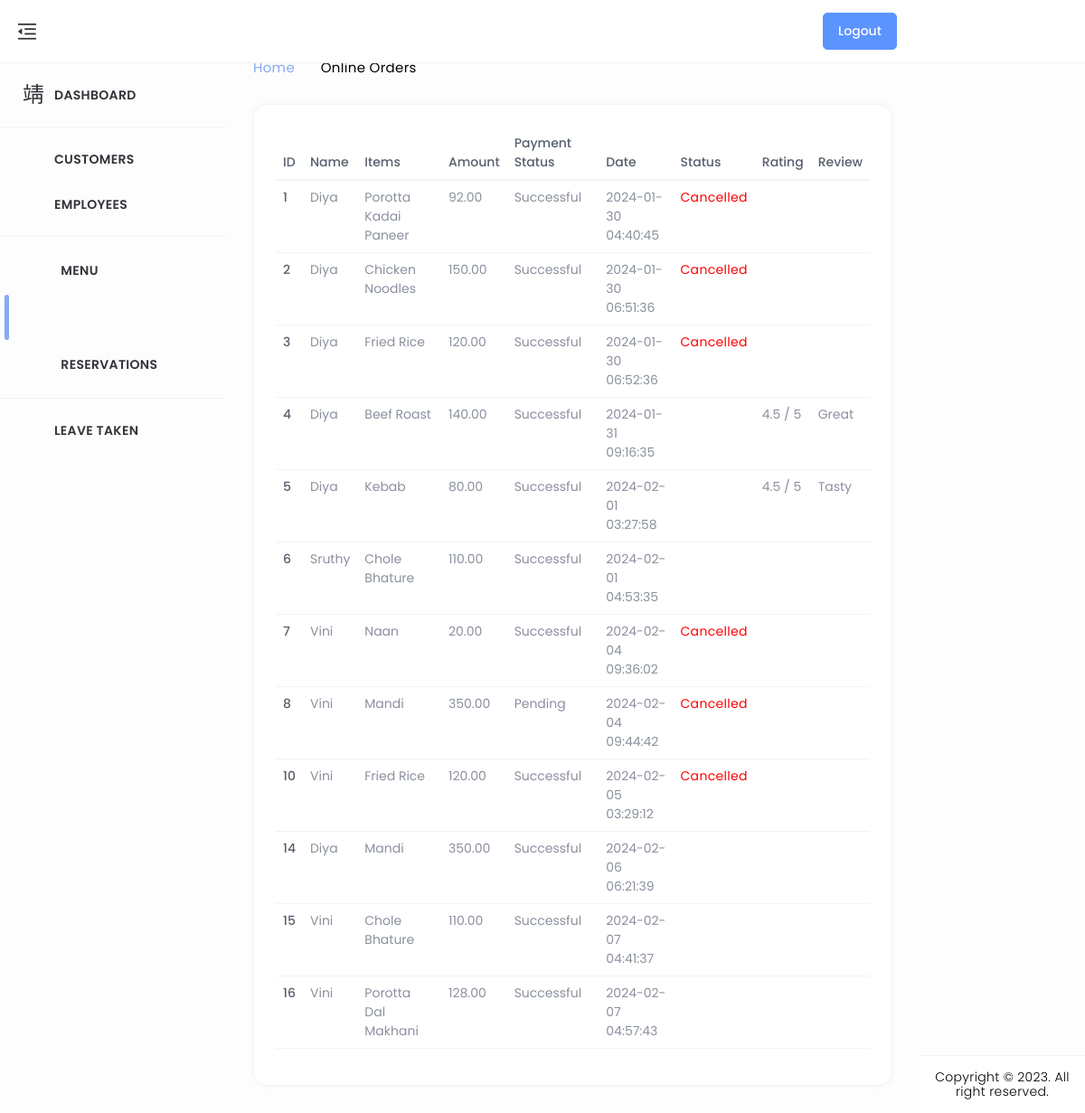
The app's page /order_list/ with its own data.
### home/models.py (models this page shows, shortened)
class BillingInformation(models.Model):
    user = models.ForeignKey(CustomUser, on_delete=models.CASCADE)
    address = models.TextField()
    town = models.CharField(max_length=50)
    zip_code = models.CharField(max_length=10)
    payment_status = models.BooleanField(default=True)
    amount = models.DecimalField(max_digits=8, decimal_places=2)
    menu = models.ManyToManyField(menus, blank=True)
    status = models.IntegerField(default=1)

class CustomUser(AbstractUser):
    CUSTOMER = 1
    EMPLOYEE = 2
    ROLE_CHOICE = (
        (CUSTOMER, 'CUSTOMER'),
        (EMPLOYEE, 'EMPLOYEE'),
    )
    username=None
    first_name = None
    last_name = None
    USERNAME_FIELD = 'email'
    name = models.CharField(max_length=50)
    email = models.EmailField(max_length=100, unique=True)
    phone = models.CharField(max_length=12, blank=True)
    password = models.CharField(max_length=128)
    role = models.IntegerField(choices=ROLE_CHOICE, blank=True, null=True,default='1')
    is_admin = models.BooleanField(default=False)
    is_staff = models.BooleanField(default=False)
    is_active = models.BooleanField(default=True)
    is_superadmin = models.BooleanField(default=False)
    REQUIRED_FIELDS = ['name', 'phone']
    objects = UserManager()

class menus(models.Model):
    CATEGORY_CHOICES = (
        ('Kerala', 'Kerala'),
        ('Chineese', 'Chineese'),
        ('North Indian', 'North Indian'),
        ('Arabian', 'Arabian'),
        ('Beverages', 'Beverages'),
    )
    SUBMENU_CHOICES = (
        ('Breads', 'Breads'),
        ('Curries', 'Curries'),
        ('Rice Dishes','Rice Dishes'),
        ('Appetizers','Appetizers'),
        ('Main Course','Main Course'),
        ('Breads & Accompaniments', 'Breads & Accompaniments'),
        ('Rolls & Grills','Rolls & Grills'),
        ('Hot Beverage','Hot Beverage'),
        ('Cold Beverage','Cold Beverage'),
    )
    SUB_SUBMENU_CHOICES = (
        ('Vegetarian', 'Vegetarian'),
        ('Non-Vegetarian', 'Non-Vegetarian'),
        ('Water-based','Water-based'),
        ('Milk-based','Milk-based')
    )
    name = models.CharField(max_length=100)
    category = models.CharField(max_length=50, choices=CATEGORY_CHOICES, default='')
    submenu = models.CharField(max_length=50, choices=SUBMENU_CHOICES, default='', blank=True)
    sub_submenu = models.CharField(max_length=50, choices=SUB_SUBMENU_CHOICES, default='', blank=True)
    desc = models.CharField(max_length=300)
    price = models.FloatField()
    img = models.ImageField(upload_to='menus/', blank=True, null=True)
    active = models.BooleanField(default=True)

class Payment(models.Model):
    class PaymentStatusChoices(models.TextChoices):
        PENDING = 'pending', 'Pending'
        SUCCESSFUL = 'successful', 'Successful'
        FAILED = 'failed', 'Failed'
    user = models.ForeignKey(CustomUser, on_delete=models.CASCADE)  # Link the payment to a user
    razorpay_order_id = models.CharField(max_length=255)  # Razorpay order ID
    payment_id = models.CharField(max_length=255)  # Razorpay payment ID
    amount = models.DecimalField(max_digits=8, decimal_places=2)  # Amount paid
    currency = models.CharField(max_length=3)  # Currency code (e.g., "INR")
    timestamp = models.DateTimeField(auto_now_add=True)  # Timestamp of the payment
    payment_status = models.CharField(max_length=20, choices=PaymentStatusChoices.choices, default=PaymentStatusChoices.PENDING)
    billing_info = models.ForeignKey(BillingInformation, on_delete=models.CASCADE, null=True, blank=True)
    table_booking = models.ForeignKey(TableBooking, on_delete=models.CASCADE, related_name='payments', null=True, blank=True)
    class Meta:
        ordering = ['-timestamp']

class Review(models.Model):
    user = models.ForeignKey(CustomUser, on_delete=models.CASCADE)  # Assuming you have a CustomUser model
    billing_information = models.ForeignKey('BillingInformation', on_delete=models.CASCADE, related_name='reviews', null=True)
    rating = models.FloatField()
    comment = models.TextField()
    timestamp = models.DateTimeField(auto_now_add=True)

### home/views.py (the view)
# urls.py: path('order_list/',order_list,name='order_list'),
def order_list(request):
    billing_info = BillingInformation.objects.prefetch_related('reviews').all()
    payments = Payment.objects.all()
    context = {
        'billing_info': billing_info,
        'payments': payments,
    }
    return render(request, 'admin_dashboard/orders.html', context)

### templates/admin_dashboard/orders.html (shortened to what this page needs)
{% load static %}
<!DOCTYPE html>
<html lang="en" dir="ltr">
<head>
	<link href="../../../../cdn.jsdelivr.net/npm/%40mdi/font%404.4.95/css/materialdesignicons.min.html" rel="stylesheet" />
	<link href="{% static 'assets/css/materialdesignicons.min.css' %}" rel="stylesheet" />
	<link href="{% static 'assets/plugins/simplebar/simplebar.css' %}" rel="stylesheet" />
	<link href="{% static 'assets/plugins/data-tables/datatables.bootstrap5.min.css' %}" rel='stylesheet'>
	<link href="{% static 'assets/plugins/data-tables/responsive.datatables.min.css' %}" rel='stylesheet'>
	<link id="{% static 'style.css' %}" rel="stylesheet" href="{% static 'assets/css/style.css' %}" />
</head>
<body id="body">
	<div class="wrapper">
		<div class="ec-left-sidebar ec-bg-sidebar">
			<div id="sidebar" class="sidebar ec-sidebar-footer">
				<div class="ec-brand">
					<a href="admin_index ">
						<span class="ec-brand-name text-truncate">DineEase</span>
					</a>
				</div>
				<div class="ec-navigation" data-simplebar>
					<ul class="nav sidebar-inner" id="sidebar-menu">
						<li class="">
							<a class="sidenav-item-link" href="{% url 'admin_index' %}">
								<i class="mdi mdi-view-dashboard-outline"></i>
								<span class="nav-text">Dashboard</span>
							</a>
							<hr>
						</li>
						<li class="has-sub">
							<a class="sidenav-item-link" href="{% url 'user_list' %}">
								<i class="mdi mdi-account-multiple-outline"></i>
								<span class="nav-text">Customers</span>
							</a>
						</li>
						<li class="has-sub">
							<a class="sidenav-item-link" href="{% url 'emp_list' %}" id="Listemp">
								<i class="mdi mdi-account-multiple-outline"></i>
								<span class="nav-text">Employees</span>
							</a>
							<hr>
						</li>
						<li class="has-sub">
							<a class="sidenav-item-link" href="javascript:void(0)">
								<i class="mdi mdi-food mdi-36px"></i>&ensp;
								<span class="nav-text">Menu</span> <b class="caret"></b>
							</a>
						</li>
						<li class="has-sub active">
							<a class="sidenav-item-link" href="{% url 'order_list' %}">
								<i class="mdi mdi-cart-outline mdi-34px"></i>
								<span class="nav-text">Online Orders</span>
							</a>
						</li>
						<li class="has-sub">
							<a class="sidenav-item-link" href="{% url 'ad_booking_lists' %}">
								<i class="mdi mdi-food-variant mdi-36px"></i>&ensp;
								<span class="nav-text">Reservations</span>
							</a>
						</li>
						<hr>
						<li class="has-sub">
							<a class="sidenav-item-link" href="{% url 'empLeave_list' %}">
								<i class="mdi mdi-receipt"></i>
								<span class="nav-text">Leave Taken</span>
							</a>
						</li>
					</ul>
				</div>
			</div>
		</div>
		<div class="ec-page-wrapper">
			<header class="ec-main-header" id="header">
				<nav class="navbar navbar-static-top navbar-expand-lg">
					<button id="sidebar-toggler">
						<img src="{% static 'assets/img/icons/clops.png' %}" alt="">
					</button>
					<div class="navbar-right">
						<ul class="nav navbar-nav">
							<form method="post" action="{% url 'admin_login' %}">
								<button type="submit" class="btn btn-primary" style="margin-left: 850px;">Logout</button>
							</form>
				</nav>
			</header>
			<div class="ec-content-wrapper">
				<div class="content">
					<div class="breadcrumb-wrapper d-flex align-items-center justify-content-between">
						<div>
							<h1>All Orders</h1>
							<p class="breadcrumbs"><span><a href="index.html">Home</a></span>
								<span><i class="mdi mdi-chevron-right"></i></span>Online Orders</p>
						</div>
					</div>
					<div class="row">
						<div class="col-12">
							<div class="card card-default">
								<div class="card-body">
									<div class="table-responsive">
										<table id="responsive-data-table" class="table" style="width:100%">
											<thead>
												<tr>
													<th>ID</th>
													<th>Name</th>
													<th>Items</th>
													<th>Amount</th>
													<th>Payment Status</th>
													<th>Date</th>
													<th>Status</th>
													<th>Rating</th>
													<th>Review</th>
												</tr>
											</thead>
											<tbody>
												{% for billing in billing_info %}
												<tr>
													<td>{{ billing.id }}</td>
													<td>{{ billing.user.name }}</td>
													<td>
														{% for menu in billing.menu.all %}
															{{ menu.name }}<br>
														{% empty %}
															No menu ordered
														{% endfor %}
													</td>
													<td>{{ billing.amount }}</td>
													<td>
														{% with matching_payments=billing.payment_set.all %}
															{% if matching_payments %}
																{{ matching_payments.0.get_payment_status_display }}
															{% else %}
																Payment not found
															{% endif %}
														{% endwith %}
													</td>
													<td>
														{% for payment in billing.payment_set.all %}
															{{ payment.timestamp|date:"Y-m-d" }}<br>
															{{ payment.timestamp|time:"H:i:s" }}<br>
														{% endfor %}
													</td>
													<td>
														{% if billing.status == 0 %}
															<span style="color: red;">Cancelled</span>
														{% else %}
															{% comment %} <span style="color: green;">Not Cancelled</span> {% endcomment %}
														{% endif %}
													</td>
													<td>
														{% for review in billing.reviews.all %}
															{{ review.rating }} / 5<br>
														{% endfor %}
													</td>
													<td>
														{% for review in billing.reviews.all %}
															{{ review.comment }}<br>
														{% endfor %}
													</td>
												</tr>
												{% empty %}
												<tr>
													<td colspan="5">No billing information available</td>
												</tr>
												{% endfor %}
											</tbody>
										</table>
									</div>
									</div>
								</div>
							</div>
						</div>
					</div>
				</div>
			</div>
			<footer class="footer mt-auto">
				<div class="copyright bg-white">
					<p>
						Copyright © 2023. All right reserved.
					  </p>
				</div>
			</footer>
		</div>
</body>
</html>

### records on screen
BillingInformation: id "1", user.name "Diya", amount "92.00", payment_set.all.0.payment_status "Successful", status "Cancelled"
menus: name "Porotta"
menus: name "Kadai Paneer"
Payment: timestamp "2024-01-30", timestamp "04:40:45"
BillingInformation: id "2", user.name "Diya", amount "150.00", payment_set.all.0.payment_status "Successful", status "Cancelled"
menus: name "Chicken Noodles"
Payment: timestamp "2024-01-30", timestamp "06:51:36"
BillingInformation: id "3", user.name "Diya", amount "120.00", payment_set.all.0.payment_status "Successful", status "Cancelled"
menus: name "Fried Rice"
Payment: timestamp "2024-01-30", timestamp "06:52:36"
BillingInformation: id "4", user.name "Diya", amount "140.00", payment_set.all.0.payment_status "Successful"
menus: name "Beef Roast"
Payment: timestamp "2024-01-31", timestamp "09:16:35"
Review: rating "4.5", comment "Great"
BillingInformation: id "5", user.name "Diya", amount "80.00", payment_set.all.0.payment_status "Successful"
menus: name "Kebab"
Payment: timestamp "2024-02-01", timestamp "03:27:58"
Review: rating "4.5", comment "Tasty"
BillingInformation: id "6", user.name "Sruthy", amount "110.00", payment_set.all.0.payment_status "Successful"
menus: name "Chole Bhature"
Payment: timestamp "2024-02-01", timestamp "04:53:35"
BillingInformation: id "7", user.name "Vini", amount "20.00", payment_set.all.0.payment_status "Successful", status "Cancelled"
menus: name "Naan"
Payment: timestamp "2024-02-04", timestamp "09:36:02"
BillingInformation: id "8", user.name "Vini", amount "350.00", payment_set.all.0.payment_status "Pending", status "Cancelled"
menus: name "Mandi"
Payment: timestamp "2024-02-04", timestamp "09:44:42"
BillingInformation: id "10", user.name "Vini", amount "120.00", payment_set.all.0.payment_status "Successful", status "Cancelled"
Payment: timestamp "2024-02-05", timestamp "03:29:12"
BillingInformation: id "14", user.name "Diya", amount "350.00", payment_set.all.0.payment_status "Successful"
Payment: timestamp "2024-02-06", timestamp "06:21:39"
BillingInformation: id "15", user.name "Vini", amount "110.00", payment_set.all.0.payment_status "Successful"
Payment: timestamp "2024-02-07", timestamp "04:41:37"
BillingInformation: id "16", user.name "Vini", amount "128.00", payment_set.all.0.payment_status "Successful"
menus: name "Dal Makhani"
Payment: timestamp "2024-02-07", timestamp "04:57:43"
